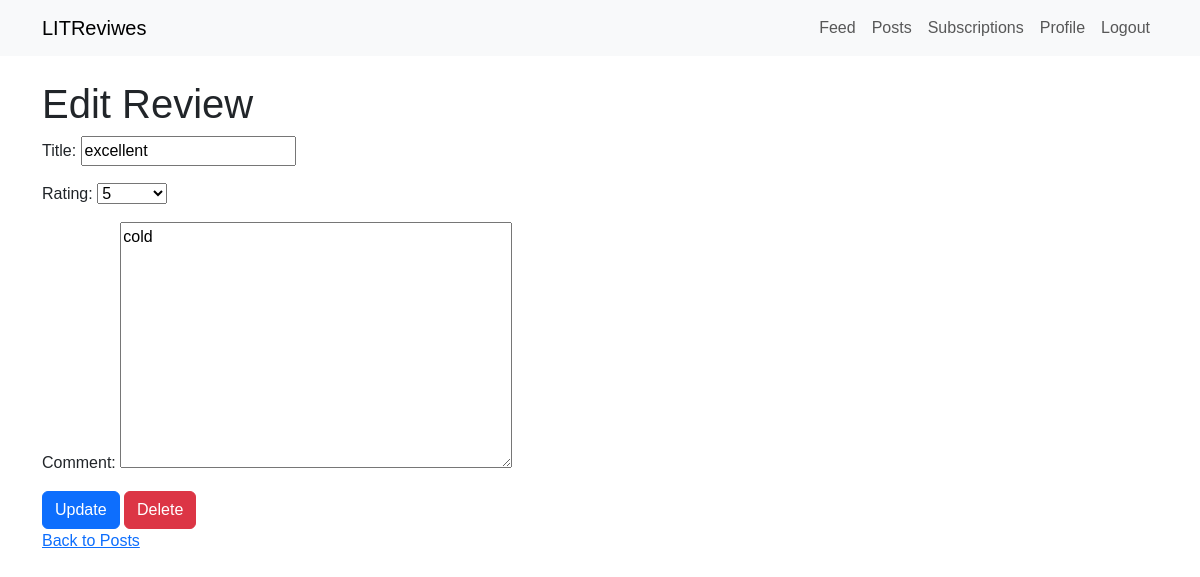
Page /edit_review/58/ (signed in) on the committed database.
### reviews/models.py (models this page shows)
class Review(models.Model):
    headline = models.CharField(max_length=200)
    body = models.TextField()
    rating = models.IntegerField(choices=[(i, i) for i in range(1, 6)])
    user = models.ForeignKey(settings.AUTH_USER_MODEL, on_delete=models.CASCADE)
    ticket = models.ForeignKey(Ticket, null=True, blank=True, on_delete=models.CASCADE)
    created_at = models.DateTimeField(auto_now_add=True)
    time_edited = models.DateTimeField(auto_now=True)

### reviews/views.py (the view)
# urls.py: path("edit_review/<int:review_id>/", views.edit_review_view, name="edit_review"),
@login_required
def edit_review_view(request, review_id):
    review = get_object_or_404(Review, id=review_id, user=request.user)
    if request.method == "POST":
        form = ReviewForm(request.POST, instance=review)
        if form.is_valid():
            form.save()
            review.time_edited = timezone.now()
            return redirect("posts")
    else:
        form = ReviewForm(instance=review)
    return render(request, "reviews/edit_review.html", {"form": form, "review": review})

### reviews/forms.py
class ReviewForm(forms.ModelForm):
    class Meta:
        model = Review
        fields = ["headline", "rating", "body"]
        labels = {"headline": "Title", "body": "Comment"}

### reviews/templates/reviews/edit_review.html (shortened to what this page needs)
{% extends 'base.html' %}
{% block content %}
  <h1>Edit Review</h1>
  <form method="post">
    {{ form.as_p }}
    <button type="submit" class="btn btn-primary">Update</button>
    <a href="{% url 'delete_review' review.id %}" class="btn btn-danger">Delete</a>
  </form>
  <a href="{% url 'posts' %}">Back to Posts</a>
{% endblock %}

### reviews/static/css/styles.css (style rules this page uses)
body { font-family: Arial, sans-serif; }

### rows in the picture
Review: headline "excellent", rating "5", body "cold"
